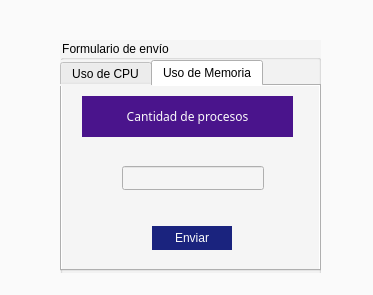
<?xml version="1.0" encoding="UTF-8"?>
<ui version="4.0">
 <class>MainWindow</class>
 <widget class="QMainWindow" name="MainWindow">
  <property name="geometry">
   <rect>
    <x>0</x>
    <y>0</y>
    <width>373</width>
    <height>295</height>
   </rect>
  </property>
  <property name="windowTitle">
   <string>Aplicación de escritorio</string>
  </property>
  <property name="styleSheet">
   <string notr="true">background-color:rgb(250, 250, 250)</string>
  </property>
  <widget class="QWidget" name="centralwidget">
   <widget class="QLabel" name="bg_img">
    <property name="geometry">
     <rect>
      <x>0</x>
      <y>0</y>
      <width>371</width>
      <height>151</height>
     </rect>
    </property>
    <property name="text">
     <string/>
    </property>
    <property name="pixmap">
     <pixmap>../../Downloads/ABSTRACT_COLORFUL_BACKGROUND_01.jpg</pixmap>
    </property>
    <property name="scaledContents">
     <bool>true</bool>
    </property>
   </widget>
   <widget class="QGroupBox" name="groupBox">
    <property name="geometry">
     <rect>
      <x>60</x>
      <y>40</y>
      <width>261</width>
      <height>241</height>
     </rect>
    </property>
    <property name="styleSheet">
     <string notr="true">background-color:rgb(245, 245, 245);
</string>
    </property>
    <property name="title">
     <string>Formulario de envío</string>
    </property>
    <property name="flat">
     <bool>false</bool>
    </property>
    <property name="checkable">
     <bool>false</bool>
    </property>
    <widget class="QTabWidget" name="tabWidget">
     <property name="geometry">
      <rect>
       <x>0</x>
       <y>20</y>
       <width>261</width>
       <height>211</height>
      </rect>
     </property>
     <property name="currentIndex">
      <number>1</number>
     </property>
     <widget class="QWidget" name="tab">
      <attribute name="title">
       <string>Uso de CPU</string>
      </attribute>
      <widget class="QLabel" name="label_2">
       <property name="geometry">
        <rect>
         <x>20</x>
         <y>10</y>
         <width>211</width>
         <height>41</height>
        </rect>
       </property>
       <property name="font">
        <font>
         <family>Dank Mono</family>
         <weight>50</weight>
         <italic>false</italic>
         <bold>false</bold>
        </font>
       </property>
       <property name="styleSheet">
        <string notr="true">background-color:rgb(13, 71, 161);
color:rgb(250, 250, 250);
</string>
       </property>
       <property name="text">
        <string>Cantidad de procesos</string>
       </property>
       <property name="scaledContents">
        <bool>false</bool>
       </property>
       <property name="alignment">
        <set>Qt::AlignCenter</set>
       </property>
      </widget>
      <widget class="QLineEdit" name="get_cpu">
       <property name="geometry">
        <rect>
         <x>60</x>
         <y>80</y>
         <width>142</width>
         <height>24</height>
        </rect>
       </property>
       <property name="styleSheet">
        <string notr="true">
border-color: blue;
</string>
       </property>
      </widget>
      <widget class="QPushButton" name="enviar_cpu">
       <property name="geometry">
        <rect>
         <x>90</x>
         <y>140</y>
         <width>80</width>
         <height>24</height>
        </rect>
       </property>
       <property name="styleSheet">
        <string notr="true">color: rgb(250, 250, 250);
background-color: rgb(26, 35, 126);
rounded-corner: 0px;
border-radius:0px;</string>
       </property>
       <property name="text">
        <string>Enviar</string>
       </property>
      </widget>
     </widget>
     <widget class="QWidget" name="tab_2">
      <attribute name="title">
       <string>Uso de Memoria</string>
      </attribute>
      <widget class="QLineEdit" name="get_memoria">
       <property name="geometry">
        <rect>
         <x>60</x>
         <y>80</y>
         <width>142</width>
         <height>24</height>
        </rect>
       </property>
       <property name="styleSheet">
        <string notr="true">
border-color: blue;
</string>
       </property>
      </widget>
      <widget class="QPushButton" name="enviar_memoria">
       <property name="geometry">
        <rect>
         <x>90</x>
         <y>140</y>
         <width>80</width>
         <height>24</height>
        </rect>
       </property>
       <property name="styleSheet">
        <string notr="true">color: rgb(250, 250, 250);
background-color: rgb(26, 35, 126);
rounded-corner: 0px;
border-radius:0px;</string>
       </property>
       <property name="text">
        <string>Enviar</string>
       </property>
      </widget>
      <widget class="QLabel" name="label_3">
       <property name="geometry">
        <rect>
         <x>20</x>
         <y>10</y>
         <width>211</width>
         <height>41</height>
        </rect>
       </property>
       <property name="font">
        <font>
         <family>Dank Mono</family>
         <weight>50</weight>
         <italic>false</italic>
         <bold>false</bold>
        </font>
       </property>
       <property name="styleSheet">
        <string notr="true">background-color:rgb(74, 20, 140);
color:rgb(250, 250, 250);
</string>
       </property>
       <property name="text">
        <string>Cantidad de procesos</string>
       </property>
       <property name="scaledContents">
        <bool>false</bool>
       </property>
       <property name="alignment">
        <set>Qt::AlignCenter</set>
       </property>
      </widget>
     </widget>
    </widget>
   </widget>
  </widget>
  <widget class="QStatusBar" name="statusbar"/>
 </widget>
 <resources/>
 <connections/>
</ui>
